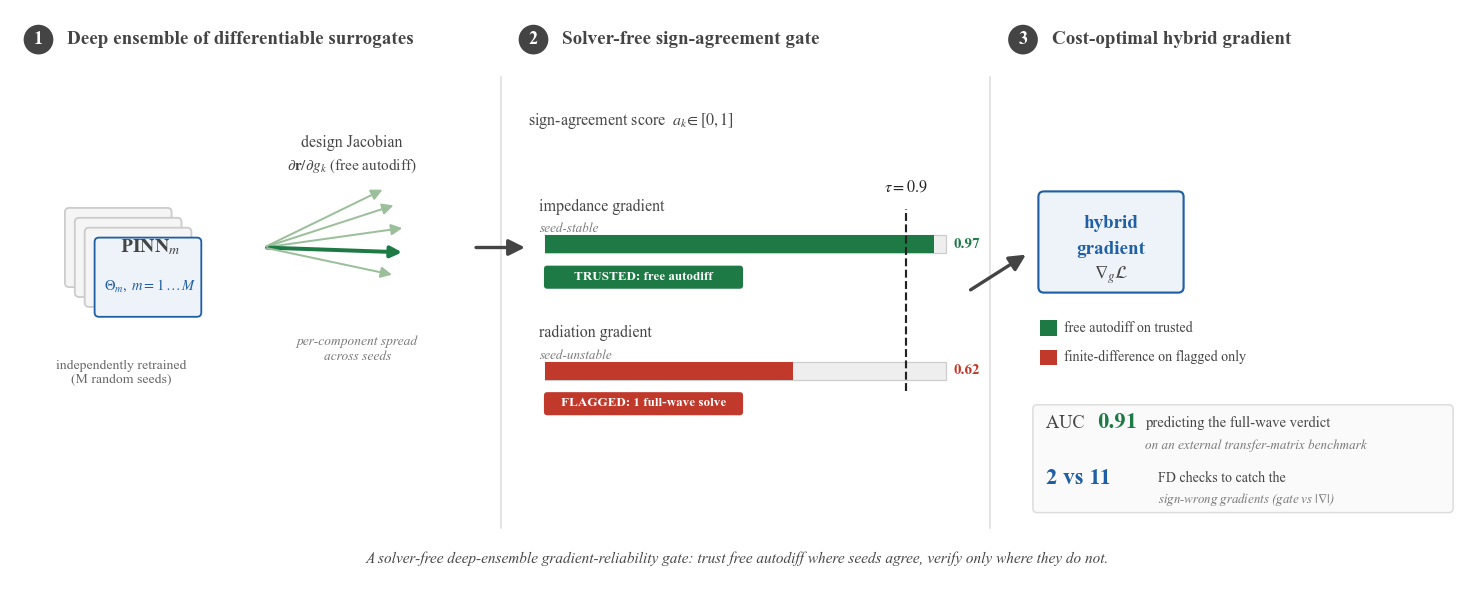

Here is the Python script that generated this plot:
# -*- coding: utf-8 -*-
# Elsevier graphical abstract for paper 2. landscape banner, single composite.
# three left-to-right stages: ensemble Jacobian -> sign-agreement gate -> hybrid gradient.
# numbers are the honest manuscript figures (external AUC 0.906~0.91, tau=0.9, 63% controlled).
import os
os.environ['KMP_DUPLICATE_LIB_OK'] = 'TRUE'
import numpy as np
import matplotlib
matplotlib.use('Agg')
import matplotlib.pyplot as plt
from matplotlib.patches import FancyBboxPatch, FancyArrowPatch, Rectangle, Circle

DIR = os.path.dirname(os.path.abspath(__file__))

# palette matches the paper's figures
NEU = '#444444'
SIG = '#1f5fa6'   # neutral / curve
ACC = '#c0392b'   # flagged / unreliable
GRN = '#1e7a45'   # trusted

plt.rcParams.update({
    'font.family': 'serif',
    'font.serif': ['Times New Roman'],
    'mathtext.fontset': 'stix',
    'pdf.fonttype': 42,
    'ps.fonttype': 42,
    'axes.spines.top': False,
    'axes.spines.right': False,
})

# canvas: ~1340 x 540 px at 100 dpi -> clears the >=531x1328 px floor
fig = plt.figure(figsize=(13.4, 5.4))
ax = fig.add_axes([0, 0, 1, 1])
ax.set_xlim(0, 134); ax.set_ylim(0, 54); ax.axis('off')

# light dividers between the three stages
for xd in (45.5, 90.0):
    ax.plot([xd, xd], [6, 47], color='#dddddd', lw=1.0, zorder=0)

# faint stage banners along the top
def stage_header(x, n, txt, col):
    ax.add_patch(Circle((x, 50.4), 1.35, facecolor=col, edgecolor='none', zorder=4))
    ax.text(x, 50.4, n, ha='center', va='center', fontsize=12, color='white',
            fontweight='bold', zorder=5)
    ax.text(x + 2.6, 50.4, txt, ha='left', va='center', fontsize=12.5,
            color=NEU, fontweight='bold')

stage_header(3.5, '1', 'Deep ensemble of differentiable surrogates', NEU)
stage_header(48.5, '2', 'Solver-free sign-agreement gate', NEU)
stage_header(93.0, '3', 'Cost-optimal hybrid gradient', NEU)

# ============================ STAGE 1 ============================
# M independently retrained surrogates -> a per-component design Jacobian,
# drawn as a small fan of gradient arrows with seed spread.
sx = 6.0
# stacked surrogate cards
for k in range(4):
    off = k * 0.9
    ax.add_patch(FancyBboxPatch((sx + off, 28 - off), 9.5, 7.0,
                 boxstyle='round,pad=0.1,rounding_size=0.4',
                 facecolor='#f5f5f5' if k < 3 else '#eef3f9',
                 edgecolor=SIG if k == 3 else '#cccccc', lw=1.2, zorder=3 + k))
ax.text(sx + 2.7 + 5.0, 31.5, r'PINN$_m$', ha='center', va='center',
        fontsize=13, fontweight='bold', color=NEU, zorder=8)
ax.text(sx + 2.7 + 5.0, 28.0, r'$\Theta_m,\;m=1\dots M$', ha='center', va='center',
        fontsize=9.5, color=SIG, zorder=8)
ax.text(sx + 5.0, 21.3, 'independently retrained\n(M random seeds)',
        ha='center', va='top', fontsize=9.0, color='#666666')

# fan of per-component gradient arrows (ensemble spread)
gx = 24.0; gy = 31.5
rng = np.random.default_rng(7)
angles = np.array([18, 8, -2, -12, 26])      # spread of the ensemble gradient
for j, a in enumerate(angles):
    r = 12.5 + rng.uniform(-0.6, 0.6)
    th = np.deg2rad(a)
    col = GRN if j == 2 else '#9bbf9b'        # central direction in trusted green
    lw = 2.6 if j == 2 else 1.3
    ax.add_patch(FancyArrowPatch((gx, gy), (gx + r * np.cos(th), gy + r * np.sin(th)),
                 arrowstyle='-|>', mutation_scale=15, color=col, lw=lw, zorder=6))
ax.text(gx + 8.0, gy + 9.5, 'design Jacobian', ha='center', va='center',
        fontsize=10.5, color=NEU)
ax.text(gx + 8.0, gy + 7.4, r'$\partial \mathbf{r}/\partial g_k$ (free autodiff)',
        ha='center', va='center', fontsize=10.0, color=NEU)
ax.text(gx + 8.5, gy - 8.0, 'per-component spread\nacross seeds',
        ha='center', va='top', fontsize=8.8, color='#777777', style='italic')

# ============================ STAGE 2 ============================
# sign-agreement gate scores each component; trust threshold tau=0.9.
# two example components: impedance (trusted) vs radiation (flagged).
ax.text(48.0, 43.0, r'sign-agreement score  $a_k\!\in[0,1]$',
        ha='left', va='center', fontsize=10.5, color=NEU)

# horizontal score axis
bx0, bx1 = 49.5, 86.0
by_imp, by_rad = 33.0, 21.5
ax.plot([bx0, bx1], [by_imp - 4.5, by_imp - 4.5], color='#bbbbbb', lw=0.0)  # spacer

def score_bar(y, label, sub, score, color, verdict, vcol):
    ax.text(bx0 - 0.5, y + 2.2, label, ha='left', va='center',
            fontsize=10.5, color=NEU)
    ax.text(bx0 - 0.5, y + 0.2, sub, ha='left', va='center',
            fontsize=8.6, color='#777777', style='italic')
    track_y = y - 2.0
    ax.add_patch(Rectangle((bx0, track_y), bx1 - bx0, 1.6,
                 facecolor='#eeeeee', edgecolor='#cccccc', lw=0.8, zorder=2))
    ax.add_patch(Rectangle((bx0, track_y), (bx1 - bx0) * score, 1.6,
                 facecolor=color, edgecolor='none', zorder=3))
    ax.text(bx1 + 0.7, track_y + 0.8, f'{score:.2f}', ha='left', va='center',
            fontsize=10, color=color, fontweight='bold')
    # verdict tag
    ax.add_patch(FancyBboxPatch((bx0, y - 5.2), 18.0, 2.0,
                 boxstyle='round,pad=0.05,rounding_size=0.3',
                 facecolor=vcol, edgecolor='none', zorder=4))
    ax.text(bx0 + 9.0, y - 4.2, verdict, ha='center', va='center',
            fontsize=8.6, color='white', fontweight='bold', zorder=5)

score_bar(by_imp, 'impedance gradient', 'seed-stable',
          0.97, GRN, 'TRUSTED: free autodiff', GRN)
score_bar(by_rad, 'radiation gradient', 'seed-unstable',
          0.62, ACC, 'FLAGGED: 1 full-wave solve', ACC)

# trust threshold tau = 0.9
tau = 0.9
xt = bx0 + (bx1 - bx0) * tau
ax.plot([xt, xt], [by_rad - 3.0, by_imp + 2.0], color='#222222', ls='--', lw=1.4, zorder=6)
ax.text(xt, by_imp + 3.2, r'$\tau = 0.9$', ha='center', va='bottom',
        fontsize=10.5, color='#222222', fontweight='bold')

# ============================ STAGE 3 ============================
# outcome: cost-optimal hybrid gradient + honest numbers.
hx = 94.5
ax.add_patch(FancyBboxPatch((hx, 27.5), 13.0, 9.0,
             boxstyle='round,pad=0.1,rounding_size=0.5',
             facecolor='#eef3f9', edgecolor=SIG, lw=1.4, zorder=3))
ax.text(hx + 6.5, 33.7, 'hybrid', ha='center', va='center',
        fontsize=12.5, fontweight='bold', color=SIG)
ax.text(hx + 6.5, 31.3, 'gradient', ha='center', va='center',
        fontsize=12.5, fontweight='bold', color=SIG)
ax.text(hx + 6.5, 29.0, r'$\nabla_g \mathcal{L}$', ha='center', va='center',
        fontsize=12, color=NEU)

# two feed-in legend lines: autodiff on trusted, FD only on flagged
ax.add_patch(Rectangle((hx, 23.5), 1.6, 1.4, facecolor=GRN, edgecolor='none'))
ax.text(hx + 2.2, 24.2, 'free autodiff on trusted',
        ha='left', va='center', fontsize=9.2, color=NEU)
ax.add_patch(Rectangle((hx, 20.8), 1.6, 1.4, facecolor=ACC, edgecolor='none'))
ax.text(hx + 2.2, 21.5, 'finite-difference on flagged only',
        ha='left', va='center', fontsize=9.2, color=NEU)

# honest headline numbers
ny = 14.5
ax.add_patch(FancyBboxPatch((hx - 0.5, ny - 7.0), 38.0, 9.6,
             boxstyle='round,pad=0.1,rounding_size=0.4',
             facecolor='#fafafa', edgecolor='#dddddd', lw=1.0, zorder=2))
ax.text(hx + 0.6, ny + 1.0, 'AUC ', ha='left', va='center', fontsize=12, color=NEU)
ax.text(hx + 5.2, ny + 1.0, '0.91', ha='left', va='center',
        fontsize=15, fontweight='bold', color=GRN)
ax.text(hx + 9.6, ny + 1.0, 'predicting the full-wave verdict',
        ha='left', va='center', fontsize=9.6, color=NEU)
ax.text(hx + 9.6, ny - 1.0, 'on an external transfer-matrix benchmark',
        ha='left', va='center', fontsize=8.6, color='#777777', style='italic')

ax.text(hx + 0.6, ny - 4.0, '2 vs 11', ha='left', va='center',
        fontsize=15, fontweight='bold', color=SIG)
ax.text(hx + 10.8, ny - 4.0, 'FD checks to catch the', ha='left', va='center',
        fontsize=9.2, color=NEU)
ax.text(hx + 10.8, ny - 5.9, r'sign-wrong gradients (gate vs $|\nabla|$)',
        ha='left', va='center', fontsize=8.4, color='#777777', style='italic')

# ============================ stage-to-stage arrows ============================
ax.add_patch(FancyArrowPatch((43.0, 31.5), (48.0, 31.5), arrowstyle='-|>',
             mutation_scale=22, color=NEU, lw=2.2, zorder=7))
ax.add_patch(FancyArrowPatch((88.0, 27.5), (93.5, 31.0), arrowstyle='-|>',
             mutation_scale=22, color=NEU, lw=2.2, zorder=7))

# bottom one-line takeaway
ax.text(67.0, 3.2,
        'A solver-free deep-ensemble gradient-reliability gate: trust free autodiff where seeds agree, verify only where they do not.',
        ha='center', va='center', fontsize=10.0, color=NEU, style='italic')

out_pdf = os.path.join(DIR, 'fig_graphical_p2.pdf')
out_png = os.path.join(DIR, 'fig_graphical_p2.png')
fig.savefig(out_pdf)
fig.savefig(out_png, dpi=110)
plt.close(fig)

# report pixel size of the png
try:
    from PIL import Image
    w, h = Image.open(out_png).size
    print(f'fig_graphical_p2: PNG {w}x{h} px (w x h), PDF + PNG written to {DIR}')
except Exception:
    print(f'fig_graphical_p2: written to {DIR}')
